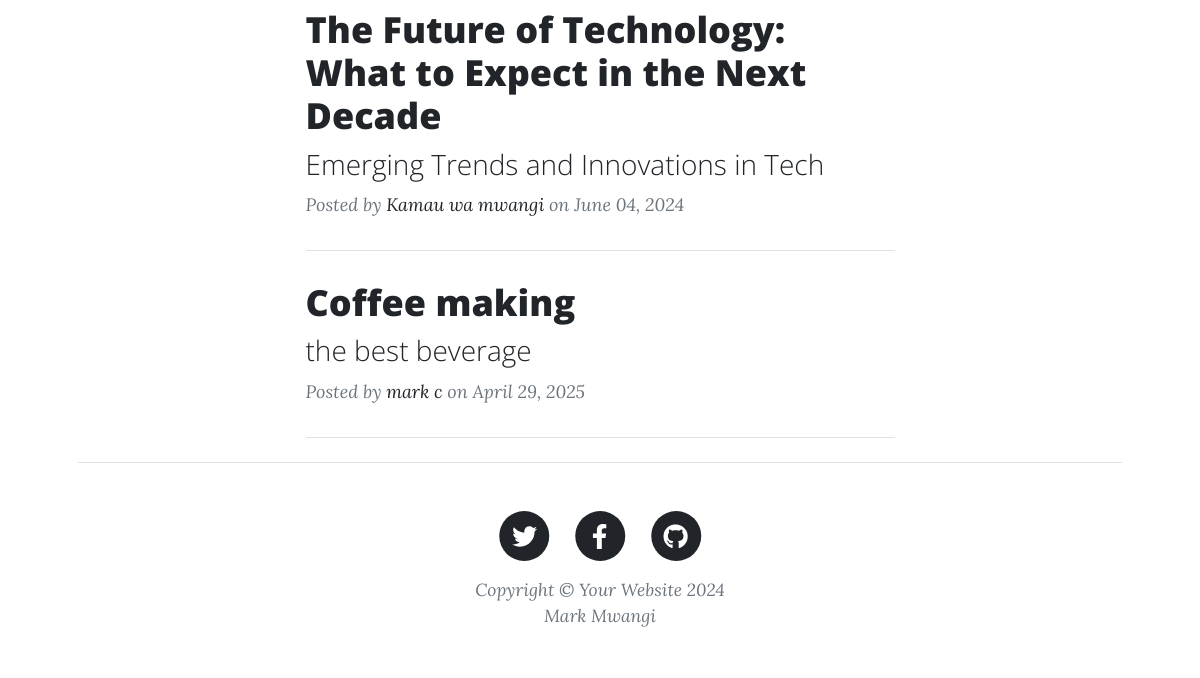
Before: / (lower part) with the older database file.
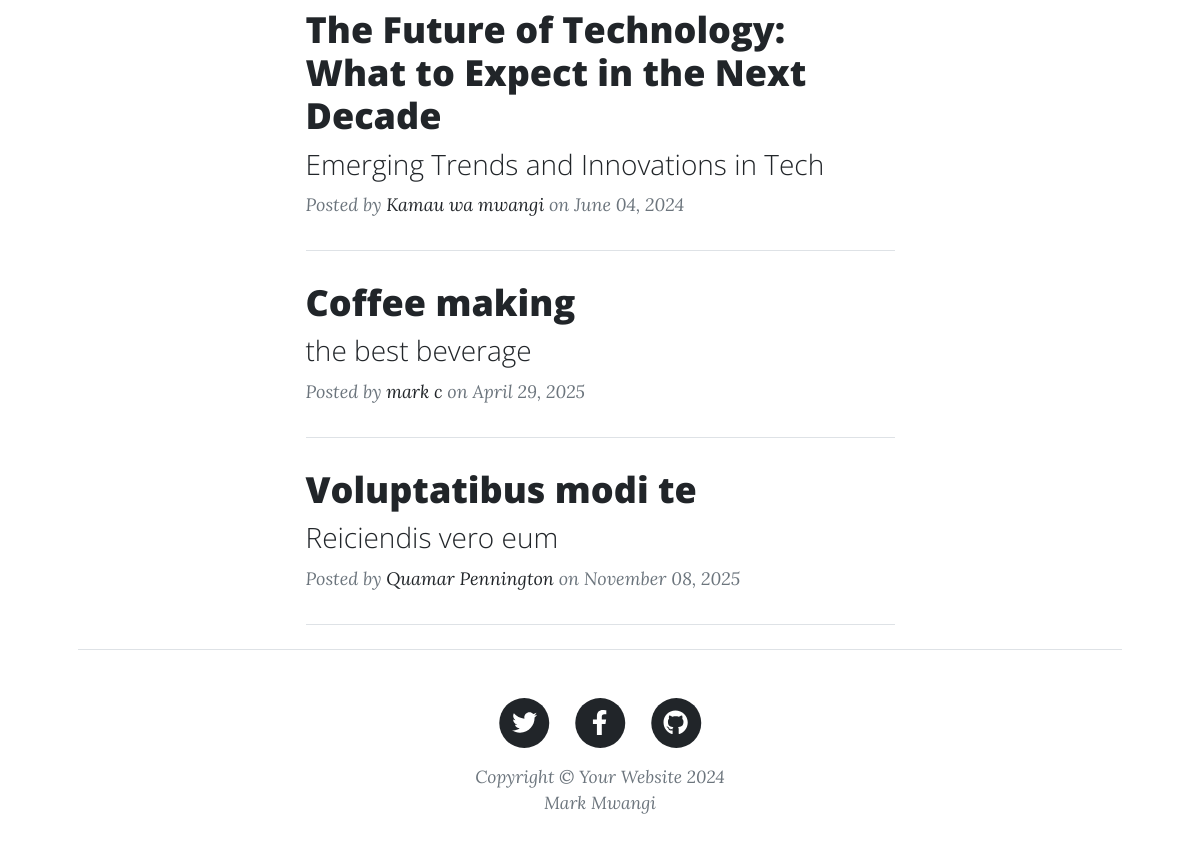
After: the same page with the newer database file.
### main.py (models this page shows)
class Blogs(UserMixin, db.Model):
    __tablename__ = 'blogs'
    id = db.Column(db.Integer, primary_key=True)
    title = db.Column(db.String(255), unique=True, nullable=False)
    subtitle = db.Column(db.String(255), unique=False, nullable=False)
    name = db.Column(db.String, unique=False, nullable=False)
    content = db.Column(db.Text, nullable=False)
    dates = db.Column(db.String(300), nullable=False)
    author_id = db.Column(db.Integer, ForeignKey('users.id'))
    author = relationship("Users", back_populates="posts")
    comments = relationship("Comment",back_populates="comment_blog")

### main.py (the view)
@app.route('/')
def start():
    title_name = title_n()
    return render_template("index.html", responses=title_name)

### main.py (called while the page is built)
def title_n():
    response = Blogs.query.all()
    return response

### templates/index.html (shortened to what this page needs)
<!DOCTYPE html>
<html lang="en">
{% include "header.html" %}
<div class="container px-4 px-lg-5">
    <div class="row gx-4 gx-lg-5 justify-content-center">
        <div class="col-md-10 col-lg-8 col-xl-7">
            <div class="post-preview">
                {% for response in responses %}
                <a href="{{url_for('blog_post',blog_post_id =response.id)}}">
                    <h2 class="post-title">{{response.title}}</h2>
                    <h3 class="post-subtitle">{{response.subtitle}}</h3>
                </a>
                <p class="post-meta">
                    Posted by
                    <a href="#!">{{response.name}}</a>
                    on {{response.dates}}
                </p>
                <hr class="my-4"/>
                {% endfor %}
            </div>
        </div>
    </div>
    {% include 'footer.html' %}

### templates/header.html (shortened to what this page needs)
<head>
    <link href="{{url_for('static', filename='css/styles.css')}}/" rel="stylesheet"/>
</head>
<body>

### templates/footer.html (shortened to what this page needs)
<footer class="border-top">
            <div class="container px-4 px-lg-5">
                <div class="row gx-4 gx-lg-5 justify-content-center">
                    <div class="col-md-10 col-lg-8 col-xl-7">
                        <ul class="list-inline text-center">
                            <li class="list-inline-item">
                                <a href="#!">
                                    <span class="fa-stack fa-lg">
                                        <i class="fas fa-circle fa-stack-2x"></i>
                                        <i class="fab fa-twitter fa-stack-1x fa-inverse"></i>
                                    </span>
                                </a>
                            </li>
                            <li class="list-inline-item">
                                <a href="#!">
                                    <span class="fa-stack fa-lg">
                                        <i class="fas fa-circle fa-stack-2x"></i>
                                        <i class="fab fa-facebook-f fa-stack-1x fa-inverse"></i>
                                    </span>
                                </a>
                            </li>
                            <li class="list-inline-item">
                                <a href="#!">
                                    <span class="fa-stack fa-lg">
                                        <i class="fas fa-circle fa-stack-2x"></i>
                                        <i class="fab fa-github fa-stack-1x fa-inverse"></i>
                                    </span>
                                </a>
                            </li>
                        </ul>
                        <div class="small text-center text-muted fst-italic">Copyright &copy; Your Website 2024</div>
                         <div class="small text-center text-muted fst-italic">Mark Mwangi</div>
                    </div>
                </div>
            </div>
        </footer>
    </body>
</html>

Changed rows visible on the page:
added Blogs: title "Voluptatibus modi te", subtitle "Reiciendis vero eum", name "Quamar Pennington", dates "November 08, 2025"
